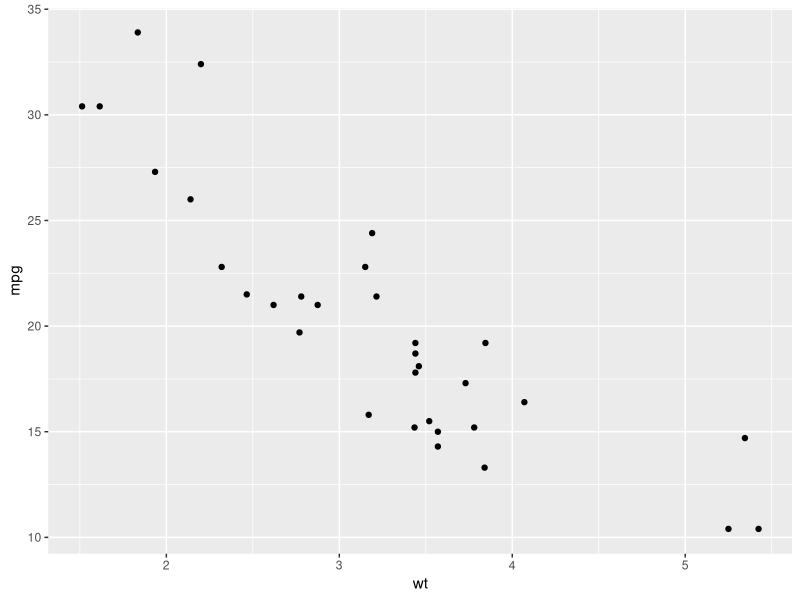
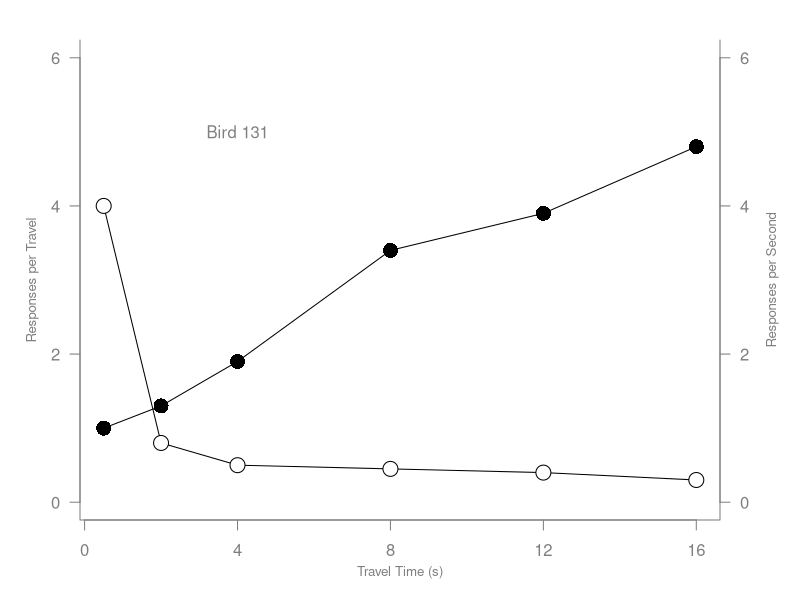
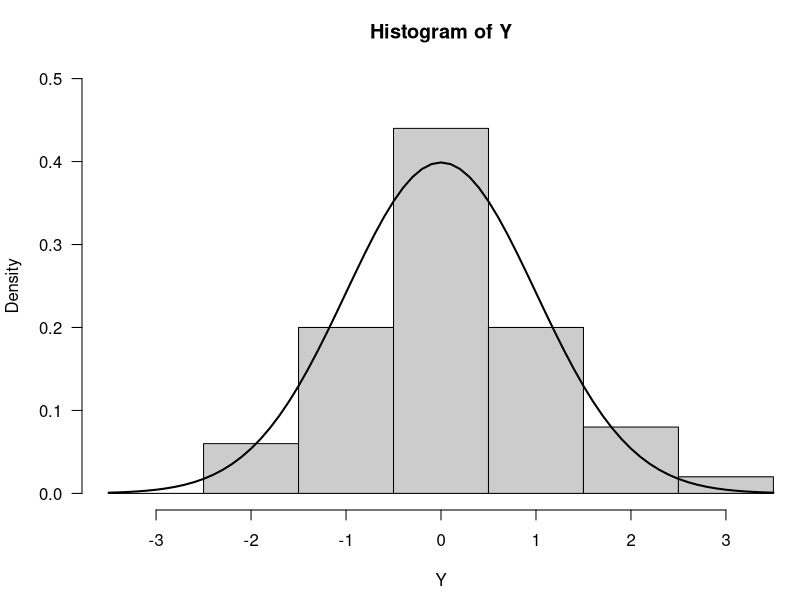

These figures' R source, in order:
## ---- chunk 1
library(ggplot2)
qplot(wt, mpg, data = mtcars)
## ---- chunk 2
# Scatterplot
x <- c(0.5, 2, 4, 8, 12, 16)
y1 <- c(1, 1.3, 1.9, 3.4, 3.9, 4.8)
y2 <- c(4, .8, .5, .45, .4, .3)
## ---- chunk 3
par(las=1, mar=c(4, 4, 2, 4))
plot.new()
plot.window(range(x), c(0, 6))
lines(x, y1)
lines(x, y2)
points(x, y1, pch=16, cex=2)
points(x, y2, pch=21, bg="white", cex=2)
par(col="grey50", fg="grey50", col.axis="grey50")
axis(1, at=seq(0, 16, 4))
axis(2, at=seq(0, 6, 2))
axis(4, at=seq(0, 6, 2))
box(bty="u")
mtext("Travel Time (s)", side=1, line=2, cex=0.8)
mtext("Responses per Travel", side=2, line=2, las=0, cex=0.8)
mtext("Responses per Second", side=4, line=2, las=0, cex=0.8)
text(4, 5, "Bird 131")
par(mar=c(5.1, 4.1, 4.1, 2.1), col="black", fg="black", col.axis="black")
## ---- chunk 4
Y <- rnorm(50)
## ---- chunk 5
# Make sure no Y exceed [-3.5, 3.5]
Y[Y < -3.5 | Y > 3.5] <- NA
x <- seq(-3.5, 3.5, .1)
dn <- dnorm(x)
par(mar=c(4.5, 4.1, 3.1, 0))
hist(Y, breaks=seq(-3.5, 3.5), ylim=c(0, 0.5), 
     col="grey80", freq=FALSE)
lines(x, dnorm(x), lwd=2)
par(mar=c(5.1, 4.1, 4.1, 2.1))
